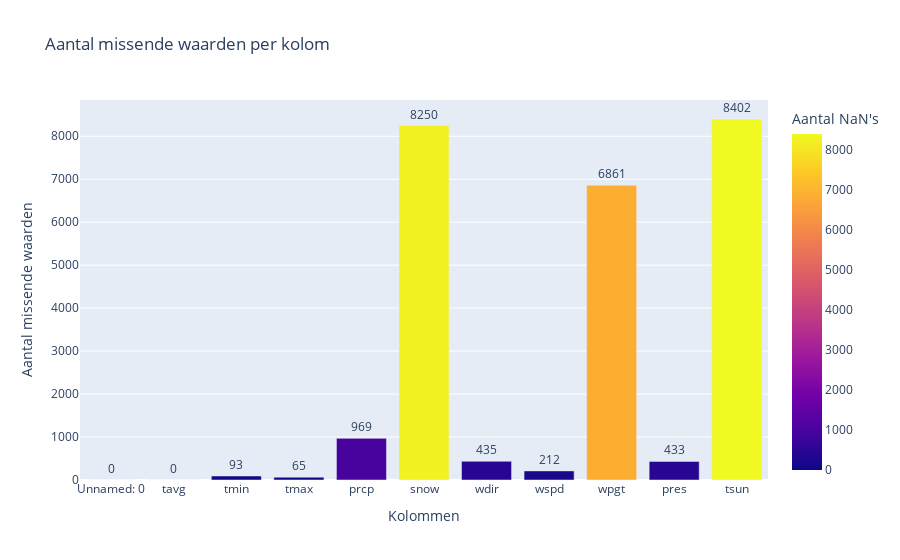

This figure's notebook cell:
### Code cell
# Tellen hoeveel NaN's per kolom
nan_counts = weer.isna().sum().reset_index()
nan_counts.columns = ["Kolom", "Aantal_NaN"]

# Plotly staafdiagram maken
fig = px.bar(
    nan_counts, 
    x="Kolom", 
    y="Aantal_NaN", 
    text="Aantal_NaN",
    title="Aantal missende waarden per kolom",
    labels={"Aantal_NaN": "Aantal NaN's", "Kolom": "Kolomnamen"},
    color="Aantal_NaN",  # Kleur op basis van aantal NaN's
)

# Layout verbeteren
fig.update_traces(textposition="outside")
fig.update_layout(yaxis=dict(title="Aantal missende waarden"), xaxis=dict(title="Kolommen"))

# Diagram tonen
fig.show()

aantal_rijen = len(weer)
print(aantal_rijen)

### Figure 1 — Plotly figure (JSON) as saved in the notebook; plotly's stock layout.template omitted (floating-point values rounded to 4 significant figures)
{"data": [{"alignmentgroup": "True", "hovertemplate": "Kolomnamen=%{x}<br>Aantal NaN's=%{marker.color}<extra></extra>", "legendgroup": "", "marker": {"color": [0, 0, 93, 65, 969, 8250, 435, 212, 6861, 433, 8402], "coloraxis": "coloraxis", "pattern": {"shape": ""}}, "name": "", "offsetgroup": "", "orientation": "v", "showlegend": false, "text": [0, 0, 93, 65, 969, 8250, 435, 212, 6861, 433, 8402], "textposition": "outside", "type": "bar", "x": ["Unnamed: 0", "tavg", "tmin", "tmax", "prcp", "snow", "wdir", "wspd", "wpgt", "pres", "tsun"], "xaxis": "x", "y": [0, 0, 93, 65, 969, 8250, 435, 212, 6861, 433, 8402], "yaxis": "y"}], "layout": {"barmode": "relative", "coloraxis": {"colorbar": {"title": {"text": "Aantal NaN's"}}, "colorscale": [[0, "#0d0887"], [0.1111, "#46039f"], [0.2222, "#7201a8"], [0.3333, "#9c179e"], [0.4444, "#bd3786"], [0.5556, "#d8576b"], [0.6667, "#ed7953"], [0.7778, "#fb9f3a"], [0.8889, "#fdca26"], [1, "#f0f921"]]}, "legend": {"tracegroupgap": 0}, "title": {"text": "Aantal missende waarden per kolom"}, "xaxis": {"anchor": "y", "domain": [0, 1], "title": {"text": "Kolommen"}}, "yaxis": {"anchor": "x", "domain": [0, 1], "title": {"text": "Aantal missende waarden"}}}}
